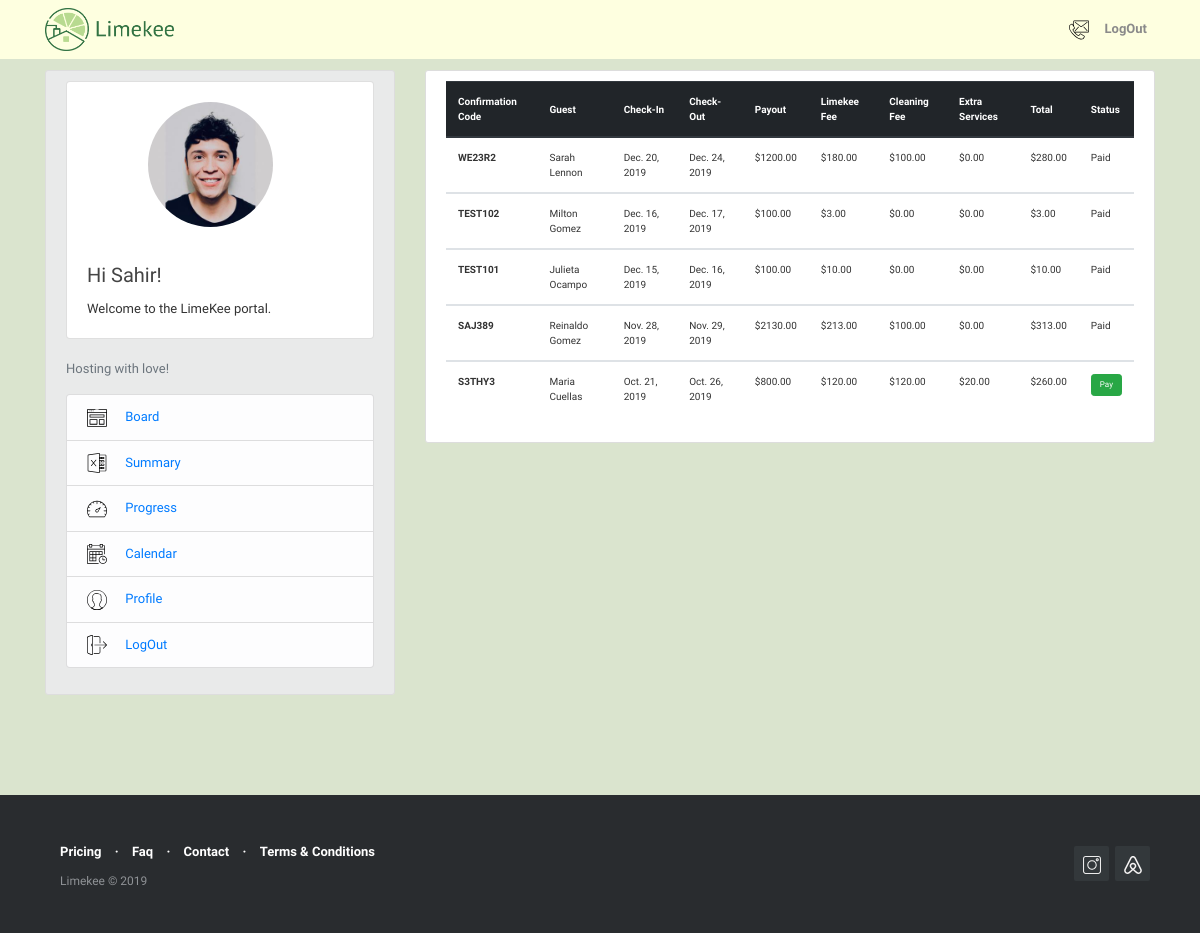
/reservation/reservations_summary/ (signed in), run on an earlier commit of the app's database.
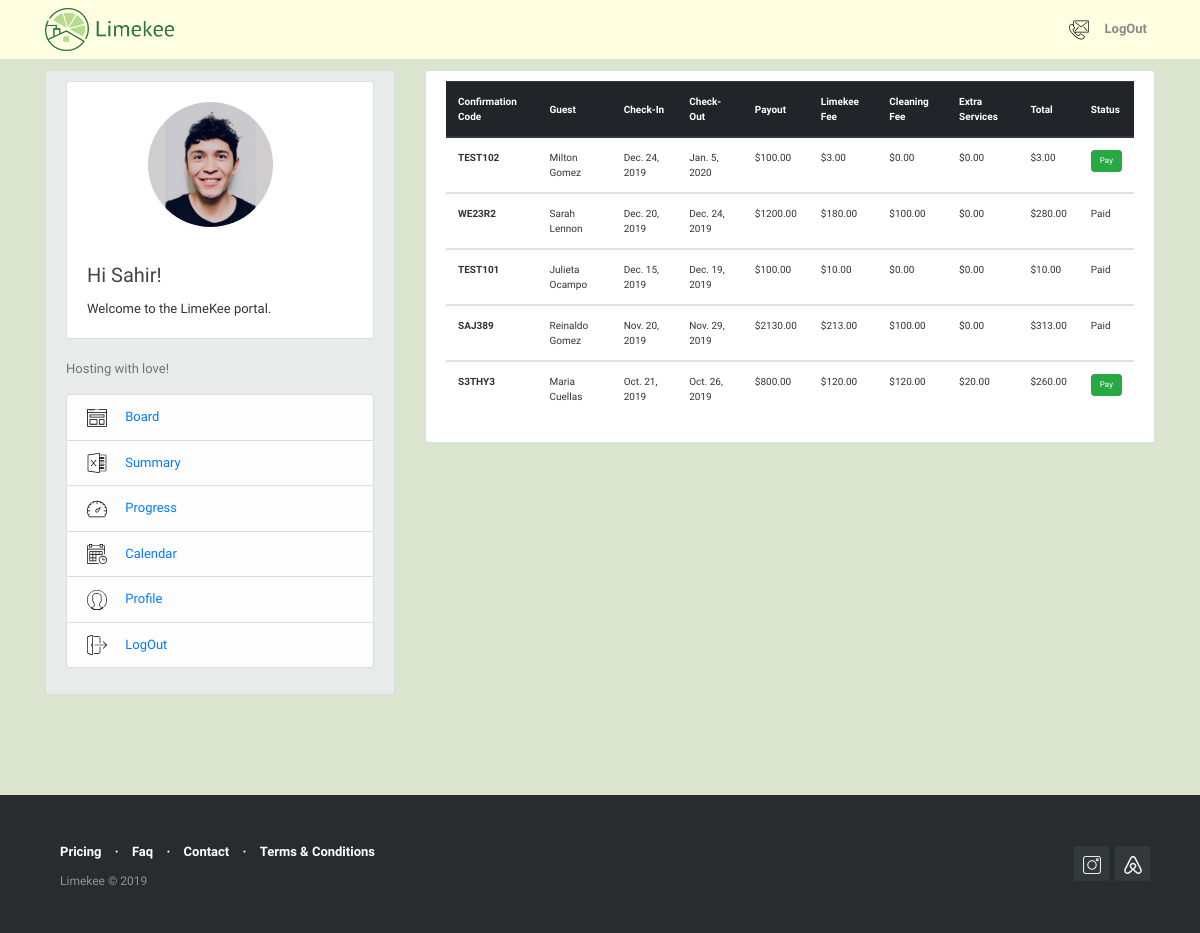
And on a later commit of the database.
### reservations/models.py (models this page shows, shortened)
class Reservations(models.Model):
    confirmation_code = models.CharField(max_length=12, primary_key=True)
    host = models.ForeignKey(User, on_delete=models.CASCADE)
    guest = models.CharField(max_length=120)
    check_in = models.DateField(default=date.today)
    check_out = models.DateField(default=date.today)
    price = models.DecimalField(decimal_places=2, max_digits=1000)
    limekee_fee = models.DecimalField(decimal_places=2, max_digits=1000, blank=True, null=False, default=0)
    cleaning_fee = models.DecimalField (decimal_places=2, max_digits=1000, blank=True, null=False, default=0)
    extra_fee = models.DecimalField (decimal_places=2, max_digits=1000, blank=True, null=False, default=0)
    total_due = models.DecimalField( decimal_places=2, max_digits=1000, default=0)
    notes = models.TextField(blank=True,null=False)
    paid = models.BooleanField(default=False)
    @property
    def total_due(self):
        return (self.limekee_fee + self.cleaning_fee + self.extra_fee)
    class Meta:
        permissions = [
            ("create_reservation", "Can create new reservation"),
        ]

### reservations/views.py (the view)
# urls.py: path('reservations_summary/', views.summary, name='reservations-summary'),
@login_required()
def summary (request):
    my_user_profile = User.objects.filter(username=request.user).first()
    context = {
        'reservations': Reservations.objects.filter(host=my_user_profile).order_by('-check_in')
        }
    return render(request, 'reservations/reservations_summary.html', context )

### reservations/templates/reservations/reservations_summary.html
{% extends "blog/base.html" %}
{% block content %}
        <div class="col-md-14">
          <div class="content-section">
              <div class="table-responsive" style="font-size: 10px">
              <table class="table table-hover">
                  <thead class="thead-dark">
                      <tr>
                          <th scope="col" class="align-middle">Confirmation Code</th>
                          <th scope="col" class="align-middle">Guest</th>
                          <th scope="col" class="align-middle">Check-In</th>
                          <th scope="col" class="align-middle">Check-Out</th>
                          <th scope="col" class="align-middle">Payout</th>
                          <th scope="col" class="align-middle">Limekee Fee</th>
                          <th scope="col" class="align-middle">Cleaning Fee</th>
                          <th scope="col" class="align-middle">Extra Services</th>
                          <th scope="col" class="align-middle">Total</th>
                          <th scope="col" class="align-middle">Status </th>
                      </tr>
                  </thead>
                  {% for reservation in reservations %}
                  <tbody>
                      <tr>
                          <th scope="row">{{ reservation.confirmation_code }}</th>
                          <td>{{ reservation.guest }}</td>
                          <td>{{ reservation.check_in }}</td>
                          <td>{{ reservation.check_out }}</td>
                          <td>${{ reservation.price }}</td>
                          <td>${{ reservation.limekee_fee }}</td>
                          <td>${{ reservation.cleaning_fee }}</td>
                          <td>${{ reservation.extra_fee }}</td>
                          <td>${{ reservation.total_due }}</td>
                          {% if reservation.paid  %}
                          <td>Paid</td>
                          {% else %}
                          <td>
                              <a href="{% url 'reservation-detail' reservation.pk %}">
                                <button type="button" class="btn btn-success btn-sm" style="font-size:8px">Pay</button>
                              </a>
                          </td>
                          {% endif %}
                     </tr>
                 </tbody>
                 {% endfor %}
             </table>
             </div>
           </div>
         </div>
{% endblock content %}

What changed in the data, as far as the page shows it:
changed Reservations "TEST102": check_in "Dec. 16, 2019" → "Dec. 24, 2019"; check_out "Dec. 17, 2019" → "Jan. 5, 2020"; paid "Paid" → "Pay"; moves up the list
changed Reservations "TEST101": check_out "Dec. 16, 2019" → "Dec. 19, 2019"
changed Reservations "SAJ389": check_in "Nov. 28, 2019" → "Nov. 20, 2019"
